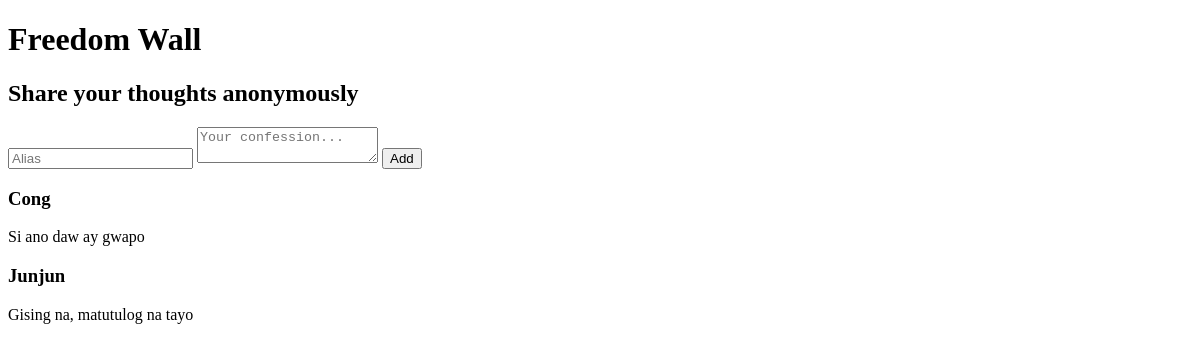
The page /freedom-app/ on the database as committed earlier.
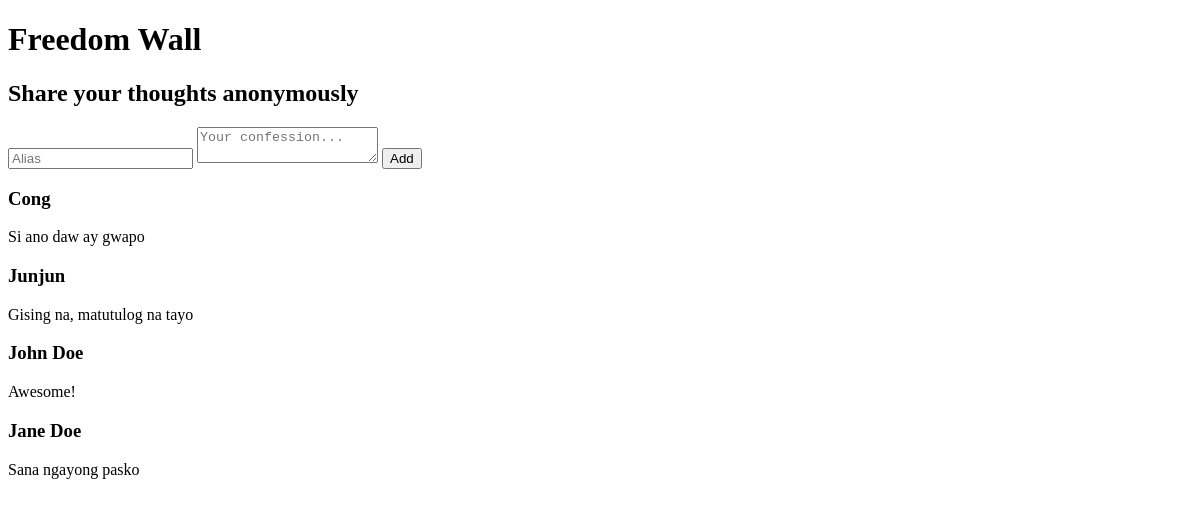
The same page on the database as committed later.
### freedomApp/models.py (models this page shows)
class Confession(models.Model):
    user_alias = models.CharField(max_length=15, blank=False)
    confession = models.TextField(max_length=2000, blank=False)
    timestamp = models.DateField(auto_now_add=True, auto_now=False, blank=True)

### freedomApp/views.py (the view)
# urls.py: path('', views.index, name='index'),
def index(request):
    all_confession_items = Confession.objects.all()
    return render(request, 'freedomApp/index.html', {'all_items': all_confession_items})

### freedomApp/templates/freedomApp/index.html (shortened to what this page needs)
{% extends 'base.html' %} {% block content %}
<div class="confessions-card">
  {% for item in all_items %}
  <h3>{{ item.user_alias }}</h3>
  <p>{{ item.confession }}</p>
  {% endfor %}
</div>
{% endblock content %} {% block input-form %}
<div class="input-card">
  <form action="addConfession" method="post" class="main-input-form">
    <input
      type="text"
      name="user-alias"
      placeholder="Alias"
      class="name-input"
      required
    />
    <textarea
      name="confession"
      placeholder="Your confession..."
      class="confession-input form-control"
      required
    ></textarea>
    <input type="submit" value="Add" class="submit-btn" />
  </form>
</div>
{% endblock input-form %}

### templates/base.html (shortened to what this page needs)
{% load static %}
<!DOCTYPE html>
<html lang="en">
<head>
</head>
<body>
    <div class="container-fluid">
        <div class="freedom-app-container">
            <h1>Freedom Wall</h1>
            <h2>Share your thoughts anonymously</h2>
        </div>
        <div class="confessions-cards grid">
            {% block input-form %}{% endblock input-form %}
            {% block content %}
            {% endblock content %}
        </div>
    </div>
</body>
</html>

Rows that differ between the two databases and show on the page:
added Confession: user_alias "John Doe", confession "Awesome!"
added Confession: user_alias "Jane Doe", confession "Sana ngayong pasko"
